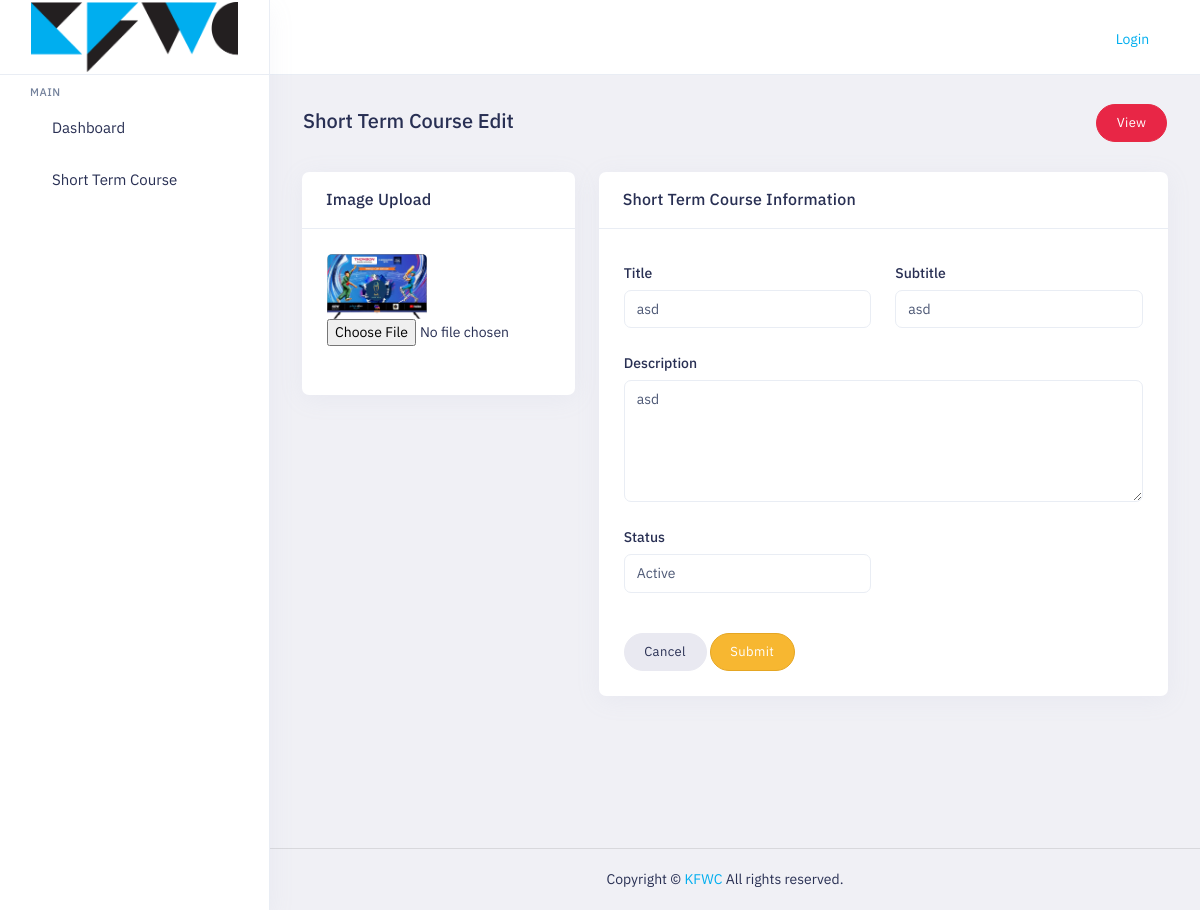
The page /course_edit/6 on the database its author committed.
### store/models.py (models this page shows, shortened)
class Course(models.Model):
    title = models.CharField(max_length=100)
    subtitle = models.CharField(max_length=500)
    description = models.CharField(max_length=500, default='', blank=True, null=True)
    status = models.BooleanField(default=True)
    image = models.ImageField(upload_to='uploads/course/', blank=True, null=True)

### store/views.py (the view, shortened to what this page needs)
# urls.py: path('course_edit/<int:course_id>', views.course_edit, name='course_edit'),
def course_edit(request, course_id):
    course = get_object_or_404(Course, pk=course_id)
    return render(request, 'course_edit.html', {'course': course})

### templates/course_edit.html (shortened to what this page needs)
{% extends "base.html" %}
{% block content %}
<div class="main-content app-content mt-0">
    <div class="side-app">
        <div class="main-container container-fluid">
            <div class="page-header">
                <h1 class="page-title">Short Term Course Edit</h1>
                <a href="short-course-view.php" class="btn btn-danger btn-pill">View</a>
            </div>
            <form method="post" class="" action="{% url 'course_edit' course.id %}" enctype="multipart/form-data">
                <div class="row">
                    <div class="col-lg-4 col-md-6">
                        <div class="card">
                            <div class="card-header">
                                <h3 class="card-title">Image Upload</h3>
                            </div>
                            <div class="card-body">
                                <div class="row mb-5">
                                    <div class="col-lg-12 col-sm-12 mb-4 mb-lg-0">
                                        {% if course.image %}
                                        <img src="{{ course.image.url }}" class="d-block img-fluid br-5 img-td" alt="Course Image">
                                        {% endif %}
                                        <input type="file" class="dropify" data-bs-height="180" name="image" placeholder="{{ course.image.url }}" />
                                    </div>
                                </div>
                            </div>
                        </div>
                    </div>
                    <div class="col-lg-8">
                        <div class="card">
                            <div class="card-header">
                                <h3 class="card-title">Short Term Course Information</h3>
                            </div>
                            <div class="card-body">
                                <div class="row">
                                    <div class="col-sm-6 col-md-6">
                                        <div class="form-group">
                                            <label class="form-label">Title</label>
                                            <input type="text" class="form-control" name="title" value="{{ course.title }}" placeholder="Title">
                                        </div>
                                    </div>
                                    <div class="col-sm-6 col-md-6">
                                        <div a form-group>
                                            <label class="form-label">Subtitle</label>
                                            <input type="text" class="form-control" name="subtitle" value="{{ course.subtitle }}" placeholder="Subtitle">
                                        </div>
                                    </div>
                                    <div class="col-md-12">
                                        <div class="form-group">
                                            <label class="form-label">Description</label>
                                            <textarea class="form-control" name="description" rows="5" placeholder="Description">{{ course.description }}</textarea>
                                        </div>
                                    </div>
                                    <div class="col-md-6">
                                        <div class="form-group">
                                            <label class="form-label">Status</label>
                                            <select class="form-control select2" name="status" data-placeholder="Status">
                                                <option value="Active" {% if course.status == 'Active' %}selected{% endif %}>Active</option>
                                            </select>
                                        </div>
                                    </div>
                                    <div class="col-lg-12">
                                        <div class="mt-5">
                                            <a href="{% url 'short_course_view' %}" class="btn btn-default btn-pill">Cancel</a>
                                            <button type="submit" class="btn btn-warning btn-pill">Submit</button>
                                        </div>
                                    </div>
                                </div>
                            </div>
                        </div>
                    </div>
                </div>
            </form>
        </div>
    </div>
    </div>
    {% endblock  %}

### static/assets/colors/color1.css (style rules this page uses)
a { color: var(--primary-bg-color); }

### static/assets/css/style-custom.css (style rules this page uses)
.img-td { width: 100px; }

### rows shown on the page
Course: image (picture), title "asd", subtitle "asd", description "asd"
